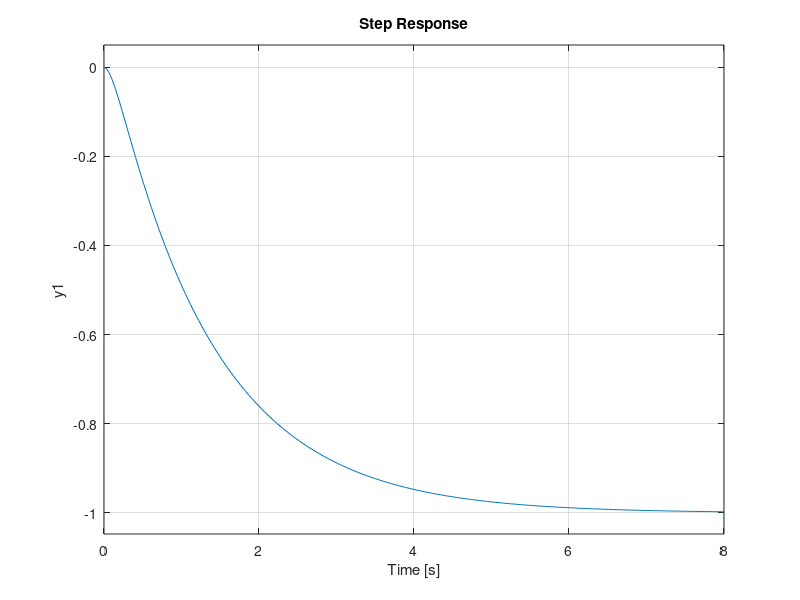

Recreate this plot in MATLAB.
%{
Nicholas Chorette
3/31/2023
Aircraft Simulation : Exam 2 

Problem #2
%}

s = tf('s'); %transfer function 
p = -7/( s*s+10*s+7);
step(p)

%{
Short Analysis: 

The plot is critically damped because... to simplify things, there is no
"s" in the numerator, aka, the top half of the equation is constant, thus
critical damping is allowed to occur. 

Because it is a negative constant, the responce decreases over time until
it approaches an amplitude of -1. 


%}